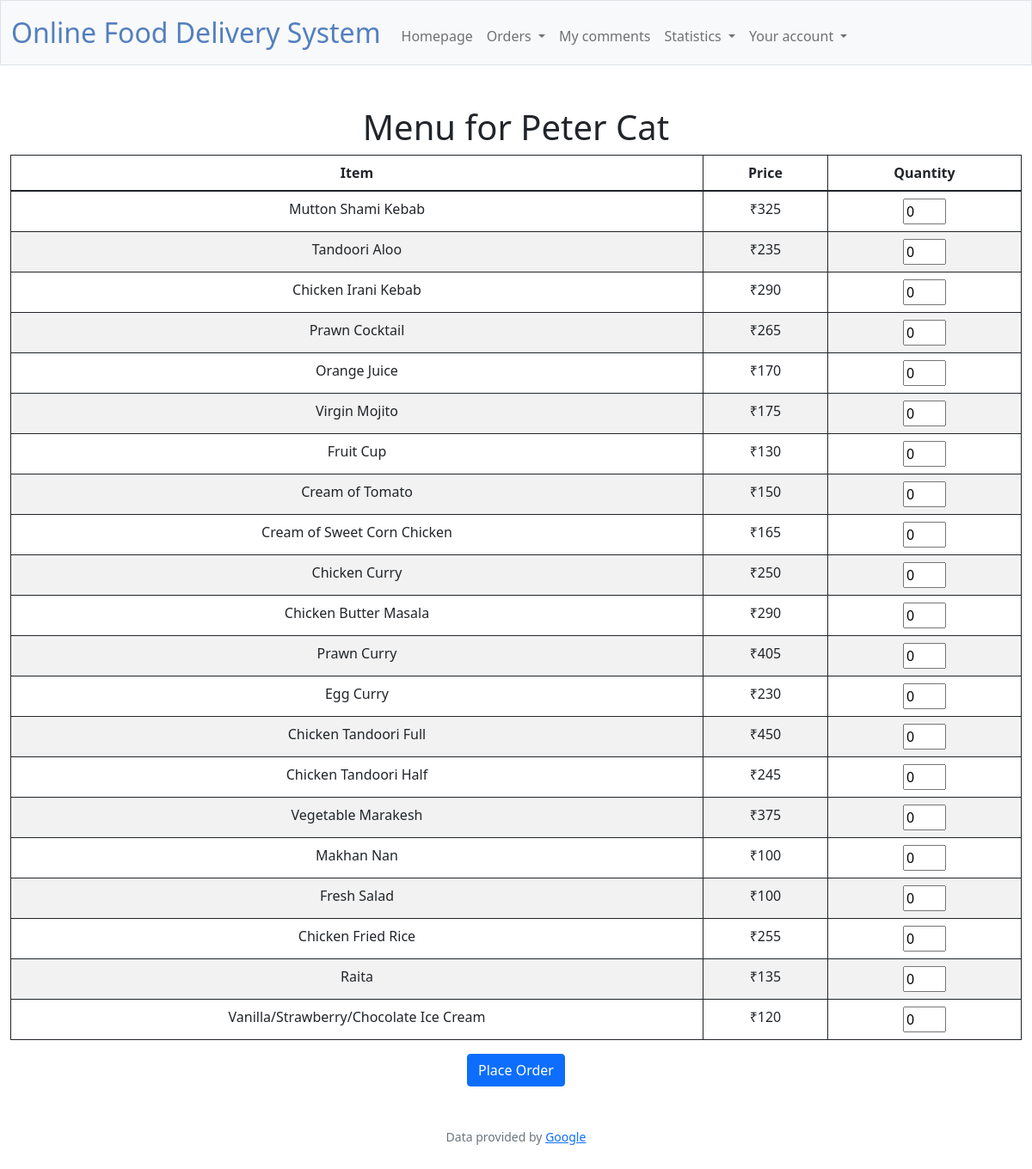
/menu/1 (signed in), run on the app's committed database.
### tables this page shows
CREATE TABLE restaurant (
            r_id INTEGER PRIMARY KEY,
            name VARCHAR(255) NOT NULL,
            location VARCHAR(255) NOT NULL,
            cuisineType VARCHAR(255) NOT NULL,
            password VARCHAR(255) NOT NULL,
            email VARCHAR(255) NOT NULL);

CREATE TABLE menu_item (
            id INTEGER PRIMARY KEY,
            item_name VARCHAR(255) NOT NULL,
            price DECIMAL(12, 2) NOT NULL,
            active BOOLEAN,
            Restaurant_r_id INTEGER,
            FOREIGN KEY (Restaurant_r_id) REFERENCES restaurant(r_id)
        );

### app.py (the view)
@app.route("/menu/<int:restaurant_id>")
@login_required
def menu(restaurant_id):
    restaurant = db.execute("SELECT name FROM restaurant WHERE r_id = ?", restaurant_id)
    restaurant_name = restaurant[0]['name'] if restaurant else 'Restaurant'
    try:
        menu_items = db.execute("""
            SELECT id, item_name, price
            FROM menu_item
            WHERE Restaurant_r_id = ? AND (active = 'TRUE' OR active = 1)
        """, (restaurant_id,))
        return render_template("menu.html", menu_items=menu_items, restaurant_id=restaurant_id, restaurant_name=restaurant_name)
    except Exception as e:
        print(f"An error occurred: {e}")
        return render_template("error.html", message="An internal server error occurred.")

### app.py (called while the page is built)
@app.after_request
def after_request(response):
    response.headers["Cache-Control"] = "no-cache, no-store, must-revalidate"
    response.headers["Expires"] = 0
    response.headers["Pragma"] = "no-cache"
    return response

### helpers.py (called while the page is built)
def login_required(f):
    @wraps(f)
    def decorated_function(*args, **kwargs):
        if session.get("user_id") is None:
            return redirect("/login")
        return f(*args, **kwargs)
    return decorated_function

### templates/menu.html (shortened to what this page needs)
{% extends "layout.html" %}
{% block main %}
    <h1>Menu for {{ restaurant_name }}</h1>
    <form action="/confirm_order" method="post">
        <table class = "table">
            <thead>
                <tr>
                    <th>Item</th>
                    <th>Price</th>
                    <th>Quantity</th>
                </tr>
            </thead>
            <tbody>
                {% for item in menu_items %}
                    <tr>
                        <td>{{ item.item_name }}</td>
                        <td>₹{{ item.price }}</td>
                        <td>
                            <input type="number" name="quantity-{{ item.id }}" min="0" value="0" style="width: 50px;">
                        </td>
                    </tr>
                {% endfor %}
            </tbody>
        </table>
        <input type="submit" value="Place Order" class="btn btn-primary">
    </form>
{% endblock %}

### static/styles.css (style rules this page uses)
table, td, th { border: 1px solid; }
td { text-align: center; }
tr:nth-child(even) { background-color: #f2f2f2; }

### data on the page
restaurant: name "Peter Cat"
menu_item: item_name "Mutton Shami Kebab", price "325"
menu_item: item_name "Tandoori Aloo", price "235"
menu_item: item_name "Chicken Irani Kebab", price "290"
menu_item: item_name "Prawn Cocktail", price "265"
menu_item: item_name "Orange Juice", price "170"
menu_item: item_name "Virgin Mojito", price "175"
menu_item: item_name "Fruit Cup", price "130"
menu_item: item_name "Cream of Tomato", price "150"
menu_item: item_name "Cream of Sweet Corn Chicken", price "165"
menu_item: item_name "Chicken Curry", price "250"
menu_item: item_name "Chicken Butter Masala", price "290"
menu_item: item_name "Prawn Curry", price "405"
menu_item: item_name "Egg Curry", price "230"
menu_item: item_name "Chicken Tandoori Full", price "450"
menu_item: item_name "Chicken Tandoori Half", price "245"
menu_item: item_name "Vegetable Marakesh", price "375"
menu_item: item_name "Makhan Nan", price "100"
menu_item: item_name "Fresh Salad", price "100"
menu_item: item_name "Chicken Fried Rice", price "255"
menu_item: item_name "Raita", price "135"
menu_item: item_name "Vanilla/Strawberry/Chocolate Ice Cream", price "120"
